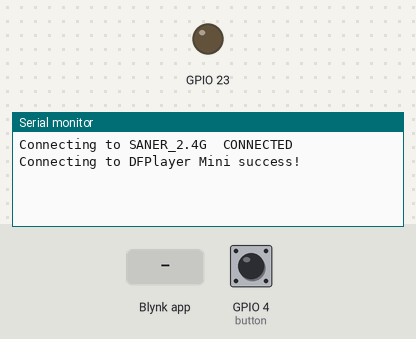
A sketch run on a simulated ESP32. Parts: output pins drawn as LEDs (lit = HIGH), the last lines printed to the serial monitor. Inputs (shaded band) come from the test bench; at power-on: GPIO 4 (button) HIGH. WiFi joins after 1.5 s; servers stay silent unless stated; the local clock reads 2024-03-15 10:24:30 at power-on unless the sketch sets it; the audio player accepts every command and is not drawn.

Above: at 3.5 s.
3.6 s: Blynk app writes 1 to V2
At 4.3 s:
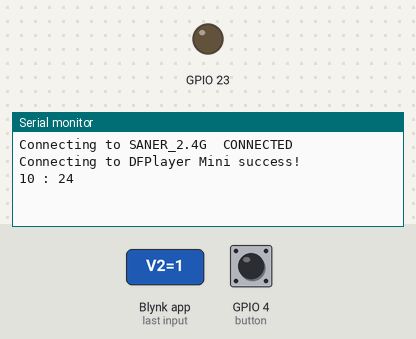
5.9 s: GPIO 4 (button) pulled LOW for 0.6 s
At 7.2 s:
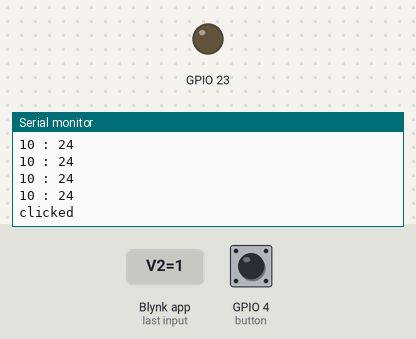

The sketch:

ITEX_medBox.ino
```cpp
#define BLYNK_PRINT Serial

#define BLYNK_TEMPLATE_ID "TMPL6ReCDIu_Y"
#define BLYNK_TEMPLATE_NAME "medBoxInUse"
#define BLYNK_AUTH_TOKEN "y1oMWgdbA2QeHqYA9n8G8UX-qUN0MiRc"

#include <WiFi.h>
#include <WiFiClient.h>
#include <BlynkSimpleEsp32.h>

#include "time.h"
#include "sntp.h"

#include <Adafruit_NeoPixel.h>

#include "SoftwareSerial.h"
#include "DFRobotDFPlayerMini.h"

#include <HTTPClient.h>

#include <TridentTD_LineNotify.h>

#define LINE_TOKEN  "MBovazmJoELV5AWh33V9QOQ8Owuxj6mC7L7S3Y4WD2v"

//-----------------------------------------------------------------

static const uint8_t PIN_MP3_TX = 26; // Connects to module's RX
static const uint8_t PIN_MP3_RX = 27; // Connects to module's TX
SoftwareSerial softwareSerial(PIN_MP3_RX, PIN_MP3_TX);
DFRobotDFPlayerMini player;

//-----------------------------------------------------------------

const char* ntpServer1 = "pool.ntp.org";
const char* ntpServer2 = "time.nist.gov";
const long  gmtOffset_sec = 21600;
const int   daylightOffset_sec = 3600;

const char* time_zone = "CET-1CEST,M3.5.0,M10.5.0/3";

char ssid[] = "SANER_2.4G";
char pass[] = "0840756009";

//-----------------------------------------------------------------

int LEDPIN = 5;
int NUMPIXELS = 16;

Adafruit_NeoPixel pixels = Adafruit_NeoPixel(NUMPIXELS, LEDPIN, NEO_GRB + NEO_KHZ800);

//-----------------------------------------------------------------

int setHours;
int setMinutes;
int setSetm;

String strHours;
String strMinute;

int numHour = 0;
int numMinute = 0;

char stop[] = {'3', '1', '0'};

char timeHour[3];
char timeMinute[3];

int alarmH;
int alarmM;

//-----------------------------------------------------------------

String GOOGLE_SCRIPT_ID = "AKfycbzWbrcUdIX71SKicfEksJS4sqWz9ztKajoOzYe0iB0wWwR9bjmWnbCv2OkR7Z8nrQtb";

int i = 0;

//-----------------------------------------------------------------

#define button 4

void setup()
{
  pinMode(button, INPUT_PULLUP);

  Serial.begin(115200);
  softwareSerial.begin(9600);

  Blynk.begin(BLYNK_AUTH_TOKEN, ssid, pass);
  pinMode(23,OUTPUT);
  sntp_set_time_sync_notification_cb( timeavailable );
  WiFi.begin(ssid, pass);
  sntp_servermode_dhcp(1);    // (optional)
  configTime(gmtOffset_sec, daylightOffset_sec, ntpServer1, ntpServer2);
  Serial.printf("Connecting to %s ", ssid);
  while (WiFi.status() != WL_CONNECTED) {
    delay(500);
    Serial.print(".");
  }
  Serial.println(" CONNECTED");

  if (player.begin(softwareSerial)) {
    Serial.println("Connecting to DFPlayer Mini success!");
    player.volume(30);
  }
  else {
    Serial.println("Connecting to DFPlayer Mini failed!");
  }

  LINE.setToken(LINE_TOKEN);

  LINE.notify("Welcome, USER");

}

void loop()
{
  Blynk.run();
  printLocalTime();
  // Serial.println(digitalRead(button));
}
```

RGB.ino
```cpp
void leda(int reed, int greeen, int bluue){
  pixels.setPixelColor(0, pixels.Color(reed,greeen,bluue));
  pixels.setPixelColor(1, pixels.Color(reed,greeen,bluue));
  pixels.setPixelColor(2, pixels.Color(reed,greeen,bluue));
  pixels.setPixelColor(3, pixels.Color(reed,greeen,bluue));
  pixels.setPixelColor(4, pixels.Color(reed,greeen,bluue));
  pixels.setPixelColor(5, pixels.Color(reed,greeen,bluue));
  pixels.setPixelColor(6, pixels.Color(reed,greeen,bluue));
  pixels.setPixelColor(7, pixels.Color(reed,greeen,bluue));
  pixels.setPixelColor(8, pixels.Color(reed,greeen,bluue));
  pixels.setPixelColor(9, pixels.Color(reed,greeen,bluue));
  pixels.setPixelColor(10, pixels.Color(reed,greeen,bluue));
  pixels.setPixelColor(11, pixels.Color(reed,greeen,bluue));
  pixels.setPixelColor(12, pixels.Color(reed,greeen,bluue));
  pixels.setPixelColor(13, pixels.Color(reed,greeen,bluue));
  pixels.setPixelColor(14, pixels.Color(reed,greeen,bluue));
  pixels.setPixelColor(15, pixels.Color(reed,greeen,bluue));

  // 0,150,0 green
  // 150,0,0 red

  pixels.show();
  //delay(1000);

}
```

time.ino
```cpp
void printLocalTime() {

  struct tm timeinfo;
  if (!getLocalTime(&timeinfo)) {
    Serial.println("No time available (yet)");
    return;
  }

  strftime(timeHour, 3, "%H", &timeinfo);
  strftime(timeMinute, 3, "%M", &timeinfo);
  for (int i = 0; i <= 2; i++) {
    strHours += timeHour[i];
    strMinute += timeMinute[i];
  }
  numHour = strHours.toInt();
  numMinute = strMinute.toInt();

  if (setSetm == 1) {
    if (numMinute == setMinutes && numHour == setHours) {
      // Serial.println("MATCHHHH");
      leda(100, 0, 0);
      alarmH = numHour;
      alarmM = numMinute;
      while (true) {
        if (digitalRead(button) == 0) {
          LINE.notify("The user has noticed the alarm.");
          Serial.println("clicked");
          strHours.clear();
          strMinute.clear();
          strftime(timeHour, 3, "%H", &timeinfo);
          strftime(timeMinute, 3, "%M", &timeinfo);
          for (int i = 0; i <= 2; i++) {
            strHours += timeHour[i];
            strMinute += timeMinute[i];
          }
          numHour = strHours.toInt();
          numMinute = strMinute.toInt();
          delay(150);
          toSheet();
          i = i * 0;
          break;
        }
        // player.play(1);
        // delay(300);
        if (i < 1){
          LINE.notify("The alarm is setted!, waiting for user response.");
          i++;
        }
        Serial.println("ALARM!!!");
      }
      delay(1500);
      leda(0, 100, 0);
    } else {
      Serial.print(numHour);
      Serial.print(" : ");
      Serial.println(numMinute);
      delay(100);
      if (digitalRead(button) == 0) {
        leda(100, 100, 0);
        player.play(2);
        Serial.println("clicked");
        delay(5500);
      } else {
        delay(500);
        leda(0, 100, 0);
      }
    }
  } else {
    // Serial.println("Not recorded");
    if (digitalRead(button) == 0) {
      leda(100, 100, 0);
      player.play(2);
      // Serial.println("clicked");
      delay(5500);
    } else {
      delay(500);
      leda(0, 100, 0);
    }
  }

  strHours.clear();
  strMinute.clear();
}

// Callback function (get's called when time adjusts via NTP)
void timeavailable(struct timeval *t) {
  Serial.println("Got time adjustment from NTP!");
  printLocalTime();
}
```

toSheet.ino
```cpp
void toSheet(){
  String urlFinal = "https://script.google.com/macros/s/" + GOOGLE_SCRIPT_ID + "/exec?" + "timeH=" + alarmH + "&timeM=" + alarmM + "&clickedH=" + numMinute + "&clickedM=" + numHour;
  Serial.print("POST data to spreadsheet:");
  Serial.println(urlFinal);
  HTTPClient http;
  http.begin(urlFinal.c_str());
  http.setFollowRedirects(HTTPC_STRICT_FOLLOW_REDIRECTS);
  int httpCode = http.GET();
  // Serial.print("HTTP Status Code: ");
  // Serial.println(httpCode);

  String payload;
  if (httpCode > 0) {
    payload = http.getString();
    Serial.println("Payload: " + payload);
  }
  http.end();
  delay(100);
}
```

vPIN.ino
```cpp
BLYNK_WRITE(V0){
  int hours = param.asInt();
  // Serial.println(hours);
  setHours = hours;
}

BLYNK_WRITE(V1){
  int minutes = param.asInt();
  // Serial.println(minutes);
  setMinutes = minutes;
  // Serial.println(setMinutes);
}

BLYNK_WRITE(V2){
  int setm = param.asInt();
  // Serial.println(setm);
  setSetm = setm;
}

BLYNK_CONNECTED(){
  Blynk.virtualWrite(V0, 0);
  Blynk.virtualWrite(V1, 0);
  Blynk.virtualWrite(V2, 0);
}
```

Measured:
- after the input at 3.6 s, the serial monitor: prints a new line after 0.22 s (image 1)
- after the input at 5.9 s, the serial monitor: prints a new line after 0.45 s (image 2)
